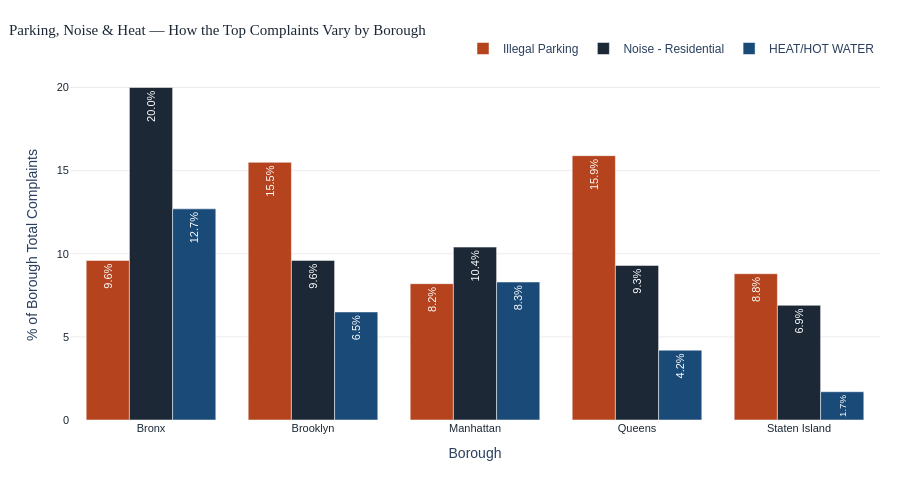

Notebook source saved alongside this figure:
### Code cell
# --- Setup: borough order and per-type percentages ---
CT_LIST        = ['Illegal Parking', 'Noise - Residential', 'HEAT/HOT WATER']
CT_COLORS_DARK = ['#b5431e', '#1c2836', '#1a4a78']

boroughs_sorted = sorted(df['Borough_title'].dropna().unique())
borough_hwrpct  = {}
for b in boroughs_sorted:
    bdf     = df[df['Borough_title'] == b]
    total_b = len(bdf)
    borough_hwrpct[b] = [
        round(len(bdf[bdf['Complaint Type'] == ct]) / total_b * 100, 1) if total_b > 0 else 0
        for ct in CT_LIST
    ]

# === INTERACTIVE CHART 1: Borough Comparison (Plotly grouped bar) ===
# Top 3 by volume: Illegal Parking, Noise - Residential, HEAT/HOT WATER
# Darker theme-matched colors; percentage labels placed vertically inside bars.

fig_i1 = go.Figure()
for i, ct in enumerate(CT_LIST):
    pcts   = [borough_hwrpct[b][i] for b in boroughs_sorted]
    counts = [int((df[df['Borough_title'] == b]['Complaint Type'] == ct).sum())
              for b in boroughs_sorted]
    fig_i1.add_trace(go.Bar(
        name=ct, x=boroughs_sorted, y=pcts,
        text=[f'{p:.1f}%' for p in pcts],
        textposition='inside',
        textangle=-90,
        textfont=dict(size=11, color='white', family='Arial'),
        marker_color=CT_COLORS_DARK[i],
        marker_line_color='white', marker_line_width=0.5,
        customdata=counts,
        hovertemplate='<b>%{x}</b><br>%{fullData.name}: %{y:.1f}% (%{customdata:,} complaints)<extra></extra>',
    ))

fig_i1.update_layout(
    title=dict(
        text='Parking, Noise & Heat — How the Top Complaints Vary by Borough',
        font=dict(size=15, color=NAVY, family='Georgia, serif'),
        x=0.01,
    ),
    barmode='group',
    xaxis_title='Borough', yaxis_title='% of Borough Total Complaints',
    font=dict(family='Arial, sans-serif', size=12),
    legend=dict(orientation='h', yanchor='bottom', y=1.02, xanchor='right', x=1,
                font=dict(size=12)),
    plot_bgcolor='white', paper_bgcolor='white',
    yaxis=dict(gridcolor='rgba(0,0,0,0.08)', tickfont=dict(color=NAVY, size=11)),
    xaxis=dict(tickfont=dict(color=NAVY, size=11)),
    height=480,
    margin=dict(l=70, r=20, t=70, b=60),
)
fig_i1.write_html(CHARTS_DIR / 'borough_comparison.html', include_plotlyjs='cdn', full_html=True)
print(f'  Saved: charts/borough_comparison.html')
fig_i1.show()

### Figure 1 — Plotly figure (JSON) as saved in the notebook; plotly's stock layout.template omitted (floating-point values rounded to 4 significant figures)
{"data": [{"customdata": [19906, 47720, 16707, 38490, 3786], "hovertemplate": "<b>%{x}</b><br>%{fullData.name}: %{y:.1f}% (%{customdata:,} complaints)<extra></extra>", "marker": {"color": "#b5431e", "line": {"color": "white", "width": 0.5}}, "name": "Illegal Parking", "text": ["9.6%", "15.5%", "8.2%", "15.9%", "8.8%"], "textangle": -90, "textfont": {"color": "white", "family": "Arial", "size": 11}, "textposition": "inside", "type": "bar", "x": ["Bronx", "Brooklyn", "Manhattan", "Queens", "Staten Island"], "y": [9.6, 15.5, 8.2, 15.9, 8.8]}, {"customdata": [41542, 29490, 21080, 22538, 2991], "hovertemplate": "<b>%{x}</b><br>%{fullData.name}: %{y:.1f}% (%{customdata:,} complaints)<extra></extra>", "marker": {"color": "#1c2836", "line": {"color": "white", "width": 0.5}}, "name": "Noise - Residential", "text": ["20.0%", "9.6%", "10.4%", "9.3%", "6.9%"], "textangle": -90, "textfont": {"color": "white", "family": "Arial", "size": 11}, "textposition": "inside", "type": "bar", "x": ["Bronx", "Brooklyn", "Manhattan", "Queens", "Staten Island"], "y": [20, 9.6, 10.4, 9.3, 6.9]}, {"customdata": [26355, 19890, 16851, 10101, 729], "hovertemplate": "<b>%{x}</b><br>%{fullData.name}: %{y:.1f}% (%{customdata:,} complaints)<extra></extra>", "marker": {"color": "#1a4a78", "line": {"color": "white", "width": 0.5}}, "name": "HEAT/HOT WATER", "text": ["12.7%", "6.5%", "8.3%", "4.2%", "1.7%"], "textangle": -90, "textfont": {"color": "white", "family": "Arial", "size": 11}, "textposition": "inside", "type": "bar", "x": ["Bronx", "Brooklyn", "Manhattan", "Queens", "Staten Island"], "y": [12.7, 6.5, 8.3, 4.2, 1.7]}], "layout": {"barmode": "group", "font": {"family": "Arial, sans-serif", "size": 12}, "height": 480, "legend": {"font": {"size": 12}, "orientation": "h", "x": 1, "xanchor": "right", "y": 1.02, "yanchor": "bottom"}, "margin": {"b": 60, "l": 70, "r": 20, "t": 70}, "paper_bgcolor": "white", "plot_bgcolor": "white", "title": {"font": {"color": "#1c2836", "family": "Georgia, serif", "size": 15}, "text": "Parking, Noise & Heat — How the Top Complaints Vary by Borough", "x": 0.01}, "xaxis": {"tickfont": {"color": "#1c2836", "size": 11}, "title": {"text": "Borough"}}, "yaxis": {"gridcolor": "rgba(0,0,0,0.08)", "tickfont": {"color": "#1c2836", "size": 11}, "title": {"text": "% of Borough Total Complaints"}}}}
